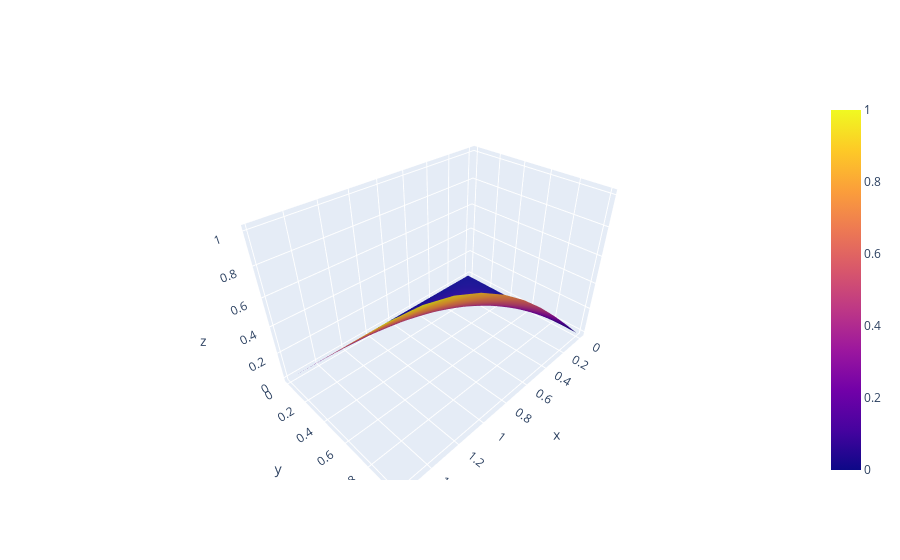

The cell this chart's notebook holds for it:
### Markdown cell above
Точное решение

### Code cell
fig = go.Figure(data=[go.Surface(z=U_true, x=X, y=Y)])
fig.show()
